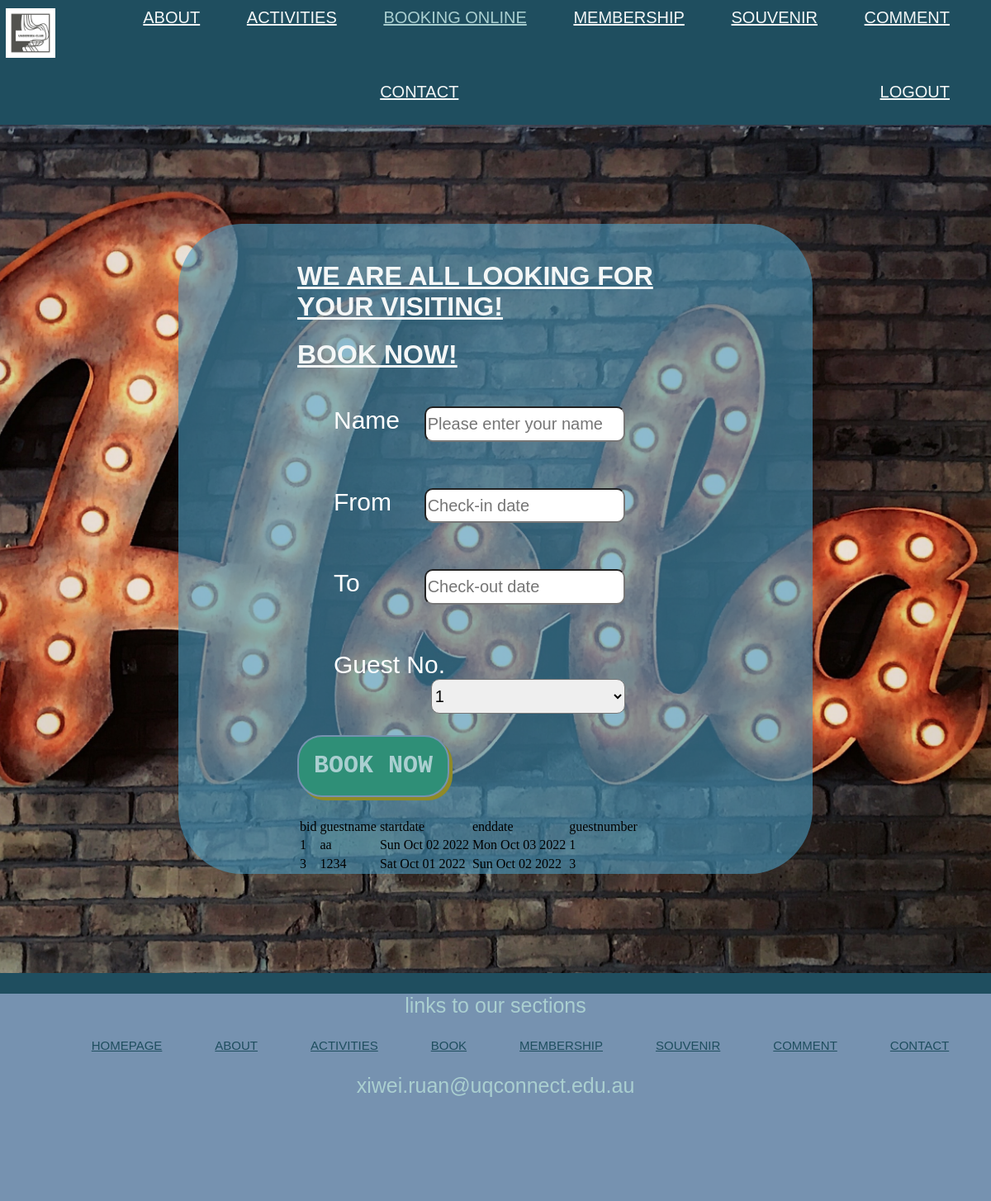
/kubernetes-deployment/src/book.php, run on the app's committed database.
### tables this page shows
CREATE TABLE `booking` (
  `bid` int(11) NOT NULL,
  `guestname` varchar(50) NOT NULL,
  `startdate` varchar(50) NOT NULL,
  `enddate` varchar(50) NOT NULL,
  `guestnumber` int(11) NOT NULL
);

### kubernetes-deployment/src/server.php (the view, shortened to what this page needs)
<?php
function display_data($data) {
    $output = "<table>";
    foreach($data as $key => $var) {
        if($key===0) {
            $output .= '<tr>';
            foreach($var as $col => $val) {
                $output .= "<td>" . $col . '</td>';
            }
            $output .= '</tr>';
            foreach($var as $col => $val) {
                $output .= '<td>' . $val . '</td>';
            }
            $output .= '</tr>';
        }
        else {
            $output .= '<tr>';
            foreach($var as $col => $val) {
                $output .= '<td>' . $val . '</td>';
            }
            $output .= '</tr>';
        }
    }
    $output .= '</table>';
    echo $output;
}
?>

### kubernetes-deployment/src/book.php (shortened to what this page needs)
<?php include('server.php') ?>
<!DOCTYPE html>
<html lang="en">
<head>
    <link rel="stylesheet" href="css/normalize.css">
    <link rel="stylesheet" href="css/style.css">
    <link rel="stylesheet" type="text/css" href="css/pikaday.css">
    <link href="http://fonts.cdnfonts.com/css/a-love-of-thunder" rel="stylesheet">
    <link href="http://fonts.cdnfonts.com/css/furore" rel="stylesheet">
    <link href="http://fonts.cdnfonts.com/css/banksia" rel="stylesheet">
    <link href="http://fonts.cdnfonts.com/css/x-heighting" rel="stylesheet">
</head>
<body>
    <nav class="nav">
        <a href="index.html" id="nav_logo">
            <img src="images/logo.png" alt="logo" id="logo">
        </a>
        <a href="about.html" class="nav_item">ABOUT</a>
        <a href="activities.html" class="nav_item">ACTIVITIES</a>
        <a href="book.html" class="nav_item" id="current_item">BOOKING ONLINE</a>
        <a href="membership.html" class="nav_item">MEMBERSHIP</a>
        <a href="souvenir.html" class="nav_item">SOUVENIR</a>
        <a href="comments.html" class="nav_item">COMMENT</a>
        <a href="contact.html" class="nav_item">CONTACT</a>
        <a href="index.html" class="nav_item">LOGOUT</a>
    </nav>
    <section class="booking-all">
        <div class="booking-info">
            <div id="booking-header">
                <h1>WE ARE ALL LOOKING FOR YOUR VISITING!</h1>
                <h1>BOOK NOW!</h1>
            </div>
            <form class="booking-form" action="book.php" method="post">
                <span>
                    <label>Name</label>
                    <input type="text" name="guestname" class="booking-text" id="name-input" placeholder="Please enter your name">
                </span>
                <span>
                    <label>From</label>
                    <input type="text" name="startdate" id="datepicker1" placeholder="Check-in date">
                </span>
                <span>
                    <label>To</label>
                    <input type="text" name="enddate" id="datepicker2" placeholder="Check-out date">
                </span>
                <span>
                    <label>Guest No.</label>
                    <select id="guest-num" name="guestnumber">
                        <option value="1">1</option>
                    </select>
                </span>
                <button type="submit" name="submit_booking" id="booking-btn">BOOK NOW</button>
            </form>
            <?php
            $query = "SELECT * FROM booking";
            $result = mysqli_query($db, $query);
            display_data($result);
            ?>
        </div>
    </section>
    <footer>
        <p>links to our sections</p>
        <a href="index.html" class="nav_item">HOMEPAGE</a>
        <a href="about.html" class="nav_item">ABOUT</a>
        <a href="activities.html" class="nav_item">ACTIVITIES</a>
        <a href="book.html" class="nav_item">BOOK</a>
        <a href="membership.html" class="nav_item">MEMBERSHIP</a>
        <a href="souvenir.html" class="nav_item">SOUVENIR</a>
        <a href="comments.html" class="nav_item">COMMENT</a>
        <a href="contact.html" class="nav_item">CONTACT</a>
        <p>xiwei.ruan@uqconnect.edu.au</p>
    </footer>
</body>

### kubernetes-deployment/src/css/style.css (style rules this page uses)
body { background-color: #1f4e5f; }
.nav { background-color:#1f4e5f; border-bottom: 2px; display: flex; flex-direction:row; flex-wrap:wrap; margin-bottom: 1em; }
.nav img { margin: auto; width: 60px; height:60px; padding-right: 50px; }
#nav_logo { height: fit-content; }
.nav a { font-family: 'A Love of Thunder', sans-serif; color: #f4f7f7; display: flex; justify-content: center; font-size: 20px; height: 15px; margin-left: auto; margin-right: 50px; margin-top: 10px; margin-bottom: 1em; }
#current_item { color: #aacfd0; }
.booking-all { background: url(../images/hola.jpg); background-position:center ; background-size: cover; padding: 10%; }
#booking-header { padding-top: 5%; }
.booking-info { background:rgba(72, 154, 192, 0.6); padding-left: 15%; padding-right: 15%; width: 50%; border-radius: 10%; margin-left: auto; margin-right: auto; }
.booking-form span { padding: 20px; margin: 5%; display:block; }
.booking-form label { font-family: 'X-Heighting', sans-serif; font-size: 30px; color: white; }
.booking-form input { font-family: 'X-Heighting', sans-serif; font-size: 20px; padding-top: 2%; padding-bottom: 2%; margin-right: 10%; border-radius: 10px; width: 60%; float: right; }
.booking-form select { font-family: 'X-Heighting', sans-serif; font-size: 20px; padding-top: 2%; padding-bottom: 2%; margin-right: 10%; border-radius: 10px; width: 60%; float: right; }
.booking-all button { background-color: #2f8f77; border: 2px solid #7692b0; border-radius: 30px; box-shadow: #8F8A28 4px 4px 0 0; font-size: 30px; color: #aacfd0; padding: 18px; font-family: monospace; font-weight: 800; cursor: pointer; margin-top: 5%; margin-bottom: 5%; }
h1 { font-family: 'A Love of Thunder', sans-serif; text-decoration: underline; color: #f4f7f7; font-size: 2rem; }
p { font-family: 'Whois', sans-serif; color: #aacfd0; text-decoration: underline; font-size: 25px; }
footer { background-color: #7692b0; text-align: center; padding-bottom: 100px; }
footer a { font-family: 'Banksia', sans-serif; color: #1f4e5f; font-size: 15px; margin-left: 5%; }
footer p { text-decoration: none; }

### data on the page
booking: col "bid", col "guestname", col "startdate", col "enddate", col "guestnumber", bid "1", guestname "aa", startdate "Sun Oct 02 2022", enddate "Mon Oct 03 2022", guestnumber "1"
booking: bid "3", guestname "1234", startdate "Sat Oct 01 2022", enddate "Sun Oct 02 2022", guestnumber "3"
